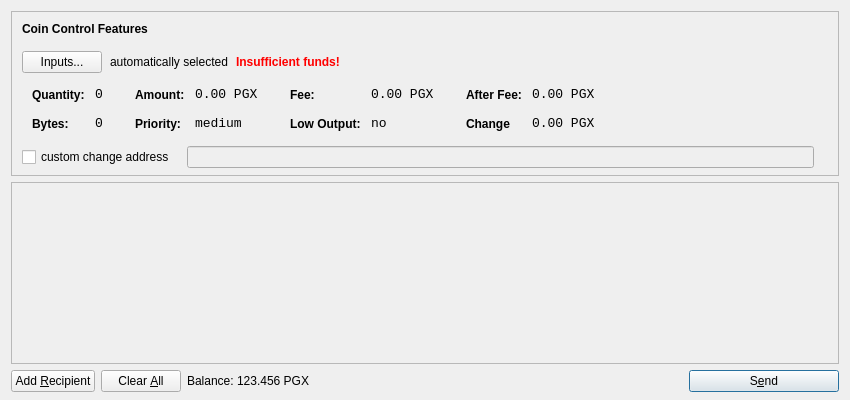
<?xml version="1.0" encoding="UTF-8"?>
<ui version="4.0">
 <class>SendCoinsDialog</class>
 <widget class="QDialog" name="SendCoinsDialog">
  <property name="geometry">
   <rect>
    <x>0</x>
    <y>0</y>
    <width>850</width>
    <height>400</height>
   </rect>
  </property>
  <property name="windowTitle">
   <string>Send Coins</string>
  </property>
  <layout class="QVBoxLayout" name="verticalLayout" stretch="0,1,0">
   <property name="bottomMargin">
    <number>8</number>
   </property>
   <item>
    <widget class="QFrame" name="frameCoinControl">
     <property name="sizePolicy">
      <sizepolicy hsizetype="Expanding" vsizetype="Expanding">
       <horstretch>0</horstretch>
       <verstretch>0</verstretch>
      </sizepolicy>
     </property>
     <property name="maximumSize">
      <size>
       <width>16777215</width>
       <height>16777215</height>
      </size>
     </property>
     <property name="frameShape">
      <enum>QFrame::StyledPanel</enum>
     </property>
     <property name="frameShadow">
      <enum>QFrame::Sunken</enum>
     </property>
     <layout class="QVBoxLayout" name="verticalLayoutCoinControl2">
      <property name="spacing">
       <number>-1</number>
      </property>
      <property name="leftMargin">
       <number>0</number>
      </property>
      <property name="topMargin">
       <number>0</number>
      </property>
      <property name="rightMargin">
       <number>0</number>
      </property>
      <property name="bottomMargin">
       <number>6</number>
      </property>
      <item>
       <layout class="QVBoxLayout" name="verticalLayoutCoinControl" stretch="0,0,0,0,1">
        <property name="spacing">
         <number>0</number>
        </property>
        <property name="leftMargin">
         <number>10</number>
        </property>
        <property name="topMargin">
         <number>10</number>
        </property>
        <item>
         <layout class="QHBoxLayout" name="horizontalLayoutCoinControl1">
          <property name="bottomMargin">
           <number>15</number>
          </property>
          <item>
           <widget class="QLabel" name="labelCoinControlFeatures">
            <property name="sizePolicy">
             <sizepolicy hsizetype="Preferred" vsizetype="Maximum">
              <horstretch>0</horstretch>
              <verstretch>0</verstretch>
             </sizepolicy>
            </property>
            <property name="font">
             <font>
              <weight>75</weight>
              <bold>true</bold>
             </font>
            </property>
            <property name="styleSheet">
             <string notr="true">font-weight:bold;</string>
            </property>
            <property name="text">
             <string>Coin Control Features</string>
            </property>
           </widget>
          </item>
         </layout>
        </item>
        <item>
         <layout class="QHBoxLayout" name="horizontalLayoutCoinControl2" stretch="0,0,0,0">
          <property name="spacing">
           <number>8</number>
          </property>
          <property name="bottomMargin">
           <number>10</number>
          </property>
          <item>
           <widget class="QPushButton" name="pushButtonCoinControl">
            <property name="styleSheet">
             <string notr="true"/>
            </property>
            <property name="text">
             <string>Inputs...</string>
            </property>
           </widget>
          </item>
          <item>
           <widget class="QLabel" name="labelCoinControlAutomaticallySelected">
            <property name="text">
             <string>automatically selected</string>
            </property>
            <property name="margin">
             <number>5</number>
            </property>
           </widget>
          </item>
          <item>
           <widget class="QLabel" name="labelCoinControlInsuffFunds">
            <property name="font">
             <font>
              <weight>75</weight>
              <bold>true</bold>
             </font>
            </property>
            <property name="styleSheet">
             <string notr="true">color:red;font-weight:bold;</string>
            </property>
            <property name="text">
             <string>Insufficient funds!</string>
            </property>
            <property name="margin">
             <number>5</number>
            </property>
           </widget>
          </item>
          <item>
           <spacer name="horizontalSpacerCoinControl">
            <property name="orientation">
             <enum>Qt::Horizontal</enum>
            </property>
            <property name="sizeHint" stdset="0">
             <size>
              <width>40</width>
              <height>1</height>
             </size>
            </property>
           </spacer>
          </item>
         </layout>
        </item>
        <item>
         <widget class="QWidget" name="widgetCoinControl" native="true">
          <property name="sizePolicy">
           <sizepolicy hsizetype="Preferred" vsizetype="Preferred">
            <horstretch>0</horstretch>
            <verstretch>0</verstretch>
           </sizepolicy>
          </property>
          <property name="minimumSize">
           <size>
            <width>0</width>
            <height>0</height>
           </size>
          </property>
          <property name="styleSheet">
           <string notr="true"/>
          </property>
          <layout class="QHBoxLayout" name="horizontalLayoutCoinControl5">
           <property name="margin">
            <number>0</number>
           </property>
           <item>
            <layout class="QHBoxLayout" name="horizontalLayoutCoinControl3" stretch="0,0,0,1">
             <property name="spacing">
              <number>20</number>
             </property>
             <property name="topMargin">
              <number>0</number>
             </property>
             <property name="bottomMargin">
              <number>10</number>
             </property>
             <item>
              <layout class="QFormLayout" name="formLayoutCoinControl1">
               <property name="horizontalSpacing">
                <number>10</number>
               </property>
               <property name="verticalSpacing">
                <number>14</number>
               </property>
               <property name="leftMargin">
                <number>10</number>
               </property>
               <property name="topMargin">
                <number>4</number>
               </property>
               <property name="rightMargin">
                <number>6</number>
               </property>
               <item row="0" column="0">
                <widget class="QLabel" name="labelCoinControlQuantityText">
                 <property name="styleSheet">
                  <string notr="true">font-weight:bold;</string>
                 </property>
                 <property name="text">
                  <string>Quantity:</string>
                 </property>
                 <property name="margin">
                  <number>0</number>
                 </property>
                </widget>
               </item>
               <item row="0" column="1">
                <widget class="QLabel" name="labelCoinControlQuantity">
                 <property name="font">
                  <font>
                   <family>Monospace</family>
                   <pointsize>10</pointsize>
                  </font>
                 </property>
                 <property name="cursor">
                  <cursorShape>IBeamCursor</cursorShape>
                 </property>
                 <property name="contextMenuPolicy">
                  <enum>Qt::ActionsContextMenu</enum>
                 </property>
                 <property name="text">
                  <string>0</string>
                 </property>
                 <property name="margin">
                  <number>0</number>
                 </property>
                 <property name="textInteractionFlags">
                  <set>Qt::LinksAccessibleByMouse|Qt::TextSelectableByKeyboard|Qt::TextSelectableByMouse</set>
                 </property>
                </widget>
               </item>
               <item row="1" column="0">
                <widget class="QLabel" name="labelCoinControlBytesText">
                 <property name="styleSheet">
                  <string notr="true">font-weight:bold;</string>
                 </property>
                 <property name="text">
                  <string>Bytes:</string>
                 </property>
                </widget>
               </item>
               <item row="1" column="1">
                <widget class="QLabel" name="labelCoinControlBytes">
                 <property name="font">
                  <font>
                   <family>Monospace</family>
                   <pointsize>10</pointsize>
                  </font>
                 </property>
                 <property name="cursor">
                  <cursorShape>IBeamCursor</cursorShape>
                 </property>
                 <property name="contextMenuPolicy">
                  <enum>Qt::ActionsContextMenu</enum>
                 </property>
                 <property name="text">
                  <string>0</string>
                 </property>
                 <property name="textInteractionFlags">
                  <set>Qt::LinksAccessibleByMouse|Qt::TextSelectableByKeyboard|Qt::TextSelectableByMouse</set>
                 </property>
                </widget>
               </item>
              </layout>
             </item>
             <item>
              <layout class="QFormLayout" name="formLayoutCoinControl2">
               <property name="horizontalSpacing">
                <number>10</number>
               </property>
               <property name="verticalSpacing">
                <number>14</number>
               </property>
               <property name="leftMargin">
                <number>6</number>
               </property>
               <property name="topMargin">
                <number>4</number>
               </property>
               <property name="rightMargin">
                <number>6</number>
               </property>
               <item row="0" column="0">
                <widget class="QLabel" name="labelCoinControlAmountText">
                 <property name="styleSheet">
                  <string notr="true">font-weight:bold;</string>
                 </property>
                 <property name="text">
                  <string>Amount:</string>
                 </property>
                 <property name="margin">
                  <number>0</number>
                 </property>
                </widget>
               </item>
               <item row="0" column="1">
                <widget class="QLabel" name="labelCoinControlAmount">
                 <property name="font">
                  <font>
                   <family>Monospace</family>
                   <pointsize>10</pointsize>
                  </font>
                 </property>
                 <property name="cursor">
                  <cursorShape>IBeamCursor</cursorShape>
                 </property>
                 <property name="contextMenuPolicy">
                  <enum>Qt::ActionsContextMenu</enum>
                 </property>
                 <property name="text">
                  <string notr="true">0.00 PGX</string>
                 </property>
                 <property name="textInteractionFlags">
                  <set>Qt::LinksAccessibleByMouse|Qt::TextSelectableByKeyboard|Qt::TextSelectableByMouse</set>
                 </property>
                </widget>
               </item>
               <item row="1" column="0">
                <widget class="QLabel" name="labelCoinControlPriorityText">
                 <property name="styleSheet">
                  <string notr="true">font-weight:bold;</string>
                 </property>
                 <property name="text">
                  <string>Priority:</string>
                 </property>
                </widget>
               </item>
               <item row="1" column="1">
                <widget class="QLabel" name="labelCoinControlPriority">
                 <property name="font">
                  <font>
                   <family>Monospace</family>
                   <pointsize>10</pointsize>
                  </font>
                 </property>
                 <property name="cursor">
                  <cursorShape>IBeamCursor</cursorShape>
                 </property>
                 <property name="contextMenuPolicy">
                  <enum>Qt::ActionsContextMenu</enum>
                 </property>
                 <property name="text">
                  <string>medium</string>
                 </property>
                 <property name="textInteractionFlags">
                  <set>Qt::LinksAccessibleByMouse|Qt::TextSelectableByKeyboard|Qt::TextSelectableByMouse</set>
                 </property>
                </widget>
               </item>
              </layout>
             </item>
             <item>
              <layout class="QFormLayout" name="formLayoutCoinControl3">
               <property name="horizontalSpacing">
                <number>10</number>
               </property>
               <property name="verticalSpacing">
                <number>14</number>
               </property>
               <property name="leftMargin">
                <number>6</number>
               </property>
               <property name="topMargin">
                <number>4</number>
               </property>
               <property name="rightMargin">
                <number>6</number>
               </property>
               <item row="0" column="0">
                <widget class="QLabel" name="labelCoinControlFeeText">
                 <property name="styleSheet">
                  <string notr="true">font-weight:bold;</string>
                 </property>
                 <property name="text">
                  <string>Fee:</string>
                 </property>
                 <property name="margin">
                  <number>0</number>
                 </property>
                </widget>
               </item>
               <item row="0" column="1">
                <widget class="QLabel" name="labelCoinControlFee">
                 <property name="font">
                  <font>
                   <family>Monospace</family>
                   <pointsize>10</pointsize>
                  </font>
                 </property>
                 <property name="cursor">
                  <cursorShape>IBeamCursor</cursorShape>
                 </property>
                 <property name="contextMenuPolicy">
                  <enum>Qt::ActionsContextMenu</enum>
                 </property>
                 <property name="text">
                  <string notr="true">0.00 PGX</string>
                 </property>
                 <property name="textInteractionFlags">
                  <set>Qt::LinksAccessibleByMouse|Qt::TextSelectableByKeyboard|Qt::TextSelectableByMouse</set>
                 </property>
                </widget>
               </item>
               <item row="1" column="0">
                <widget class="QLabel" name="labelCoinControlLowOutputText">
                 <property name="styleSheet">
                  <string notr="true">font-weight:bold;</string>
                 </property>
                 <property name="text">
                  <string>Low Output:</string>
                 </property>
                </widget>
               </item>
               <item row="1" column="1">
                <widget class="QLabel" name="labelCoinControlLowOutput">
                 <property name="font">
                  <font>
                   <family>Monospace</family>
                   <pointsize>10</pointsize>
                  </font>
                 </property>
                 <property name="cursor">
                  <cursorShape>IBeamCursor</cursorShape>
                 </property>
                 <property name="contextMenuPolicy">
                  <enum>Qt::ActionsContextMenu</enum>
                 </property>
                 <property name="text">
                  <string>no</string>
                 </property>
                 <property name="textInteractionFlags">
                  <set>Qt::LinksAccessibleByMouse|Qt::TextSelectableByKeyboard|Qt::TextSelectableByMouse</set>
                 </property>
                </widget>
               </item>
              </layout>
             </item>
             <item>
              <layout class="QFormLayout" name="formLayoutCoinControl4">
               <property name="horizontalSpacing">
                <number>10</number>
               </property>
               <property name="verticalSpacing">
                <number>14</number>
               </property>
               <property name="leftMargin">
                <number>6</number>
               </property>
               <property name="topMargin">
                <number>4</number>
               </property>
               <property name="rightMargin">
                <number>6</number>
               </property>
               <item row="0" column="0">
                <widget class="QLabel" name="labelCoinControlAfterFeeText">
                 <property name="styleSheet">
                  <string notr="true">font-weight:bold;</string>
                 </property>
                 <property name="text">
                  <string>After Fee:</string>
                 </property>
                 <property name="margin">
                  <number>0</number>
                 </property>
                </widget>
               </item>
               <item row="0" column="1">
                <widget class="QLabel" name="labelCoinControlAfterFee">
                 <property name="font">
                  <font>
                   <family>Monospace</family>
                   <pointsize>10</pointsize>
                  </font>
                 </property>
                 <property name="cursor">
                  <cursorShape>IBeamCursor</cursorShape>
                 </property>
                 <property name="contextMenuPolicy">
                  <enum>Qt::ActionsContextMenu</enum>
                 </property>
                 <property name="text">
                  <string notr="true">0.00 PGX</string>
                 </property>
                 <property name="textInteractionFlags">
                  <set>Qt::LinksAccessibleByMouse|Qt::TextSelectableByKeyboard|Qt::TextSelectableByMouse</set>
                 </property>
                </widget>
               </item>
               <item row="1" column="0">
                <widget class="QLabel" name="labelCoinControlChangeText">
                 <property name="styleSheet">
                  <string notr="true">font-weight:bold;</string>
                 </property>
                 <property name="text">
                  <string>Change</string>
                 </property>
                </widget>
               </item>
               <item row="1" column="1">
                <widget class="QLabel" name="labelCoinControlChange">
                 <property name="font">
                  <font>
                   <family>Monospace</family>
                   <pointsize>10</pointsize>
                  </font>
                 </property>
                 <property name="cursor">
                  <cursorShape>IBeamCursor</cursorShape>
                 </property>
                 <property name="contextMenuPolicy">
                  <enum>Qt::ActionsContextMenu</enum>
                 </property>
                 <property name="text">
                  <string notr="true">0.00 PGX</string>
                 </property>
                 <property name="textInteractionFlags">
                  <set>Qt::LinksAccessibleByMouse|Qt::TextSelectableByKeyboard|Qt::TextSelectableByMouse</set>
                 </property>
                </widget>
               </item>
              </layout>
             </item>
            </layout>
           </item>
          </layout>
         </widget>
        </item>
        <item>
         <layout class="QHBoxLayout" name="horizontalLayoutCoinControl4" stretch="0,0,0">
          <property name="spacing">
           <number>12</number>
          </property>
          <property name="sizeConstraint">
           <enum>QLayout::SetDefaultConstraint</enum>
          </property>
          <property name="topMargin">
           <number>5</number>
          </property>
          <property name="rightMargin">
           <number>5</number>
          </property>
          <item>
           <widget class="QCheckBox" name="checkBoxCoinControlChange">
            <property name="text">
             <string>custom change address</string>
            </property>
           </widget>
          </item>
          <item>
           <widget class="QLineEdit" name="lineEditCoinControlChange">
            <property name="enabled">
             <bool>false</bool>
            </property>
            <property name="sizePolicy">
             <sizepolicy hsizetype="Expanding" vsizetype="Fixed">
              <horstretch>0</horstretch>
              <verstretch>0</verstretch>
             </sizepolicy>
            </property>
           </widget>
          </item>
          <item>
           <widget class="QLabel" name="labelCoinControlChangeLabel">
            <property name="sizePolicy">
             <sizepolicy hsizetype="Preferred" vsizetype="Expanding">
              <horstretch>0</horstretch>
              <verstretch>0</verstretch>
             </sizepolicy>
            </property>
            <property name="minimumSize">
             <size>
              <width>0</width>
              <height>0</height>
             </size>
            </property>
            <property name="text">
             <string/>
            </property>
            <property name="margin">
             <number>3</number>
            </property>
           </widget>
          </item>
         </layout>
        </item>
        <item>
         <spacer name="verticalSpacerCoinControl">
          <property name="orientation">
           <enum>Qt::Vertical</enum>
          </property>
          <property name="sizeHint" stdset="0">
           <size>
            <width>800</width>
            <height>1</height>
           </size>
          </property>
         </spacer>
        </item>
       </layout>
      </item>
     </layout>
    </widget>
   </item>
   <item>
    <widget class="QScrollArea" name="scrollArea">
     <property name="widgetResizable">
      <bool>true</bool>
     </property>
     <widget class="QWidget" name="scrollAreaWidgetContents">
      <property name="geometry">
       <rect>
        <x>0</x>
        <y>0</y>
        <width>830</width>
        <height>165</height>
       </rect>
      </property>
      <layout class="QVBoxLayout" name="verticalLayout_2">
       <property name="margin">
        <number>0</number>
       </property>
       <item>
        <layout class="QVBoxLayout" name="entries">
         <property name="spacing">
          <number>6</number>
         </property>
        </layout>
       </item>
       <item>
        <spacer name="verticalSpacer">
         <property name="orientation">
          <enum>Qt::Vertical</enum>
         </property>
         <property name="sizeHint" stdset="0">
          <size>
           <width>20</width>
           <height>40</height>
          </size>
         </property>
        </spacer>
       </item>
      </layout>
     </widget>
    </widget>
   </item>
   <item>
    <layout class="QHBoxLayout" name="horizontalLayout">
     <item>
      <widget class="QPushButton" name="addButton">
       <property name="toolTip">
        <string>Send to multiple recipients at once</string>
       </property>
       <property name="text">
        <string>Add &amp;Recipient</string>
       </property>
       <property name="autoDefault">
        <bool>false</bool>
       </property>
      </widget>
     </item>
     <item>
      <widget class="QPushButton" name="clearButton">
       <property name="sizePolicy">
        <sizepolicy hsizetype="Minimum" vsizetype="Fixed">
         <horstretch>0</horstretch>
         <verstretch>0</verstretch>
        </sizepolicy>
       </property>
       <property name="toolTip">
        <string>Remove all transaction fields</string>
       </property>
       <property name="text">
        <string>Clear &amp;All</string>
       </property>
       <property name="autoRepeatDelay">
        <number>300</number>
       </property>
       <property name="autoDefault">
        <bool>false</bool>
       </property>
      </widget>
     </item>
     <item>
      <layout class="QHBoxLayout" name="horizontalLayout_2">
       <property name="spacing">
        <number>3</number>
       </property>
       <item>
        <widget class="QLabel" name="label">
         <property name="sizePolicy">
          <sizepolicy hsizetype="Preferred" vsizetype="Fixed">
           <horstretch>0</horstretch>
           <verstretch>0</verstretch>
          </sizepolicy>
         </property>
         <property name="text">
          <string>Balance:</string>
         </property>
        </widget>
       </item>
       <item>
        <widget class="QLabel" name="labelBalance">
         <property name="sizePolicy">
          <sizepolicy hsizetype="Preferred" vsizetype="Fixed">
           <horstretch>0</horstretch>
           <verstretch>0</verstretch>
          </sizepolicy>
         </property>
         <property name="cursor">
          <cursorShape>IBeamCursor</cursorShape>
         </property>
         <property name="text">
          <string notr="true">123.456 PGX</string>
         </property>
         <property name="textInteractionFlags">
          <set>Qt::LinksAccessibleByMouse|Qt::TextSelectableByKeyboard|Qt::TextSelectableByMouse</set>
         </property>
        </widget>
       </item>
      </layout>
     </item>
     <item>
      <spacer name="horizontalSpacer">
       <property name="orientation">
        <enum>Qt::Horizontal</enum>
       </property>
       <property name="sizeHint" stdset="0">
        <size>
         <width>40</width>
         <height>20</height>
        </size>
       </property>
      </spacer>
     </item>
     <item>
      <widget class="QPushButton" name="sendButton">
       <property name="minimumSize">
        <size>
         <width>150</width>
         <height>0</height>
        </size>
       </property>
       <property name="toolTip">
        <string>Confirm the send action</string>
       </property>
       <property name="text">
        <string>S&amp;end</string>
       </property>
       <property name="icon">
        <iconset resource="../bitcoin.qrc">
         <normaloff>:/icons/send</normaloff>:/icons/send</iconset>
       </property>
       <property name="default">
        <bool>true</bool>
       </property>
      </widget>
     </item>
    </layout>
   </item>
  </layout>
 </widget>
 <resources>
  <include location="../bitcoin.qrc"/>
 </resources>
 <connections/>
</ui>
